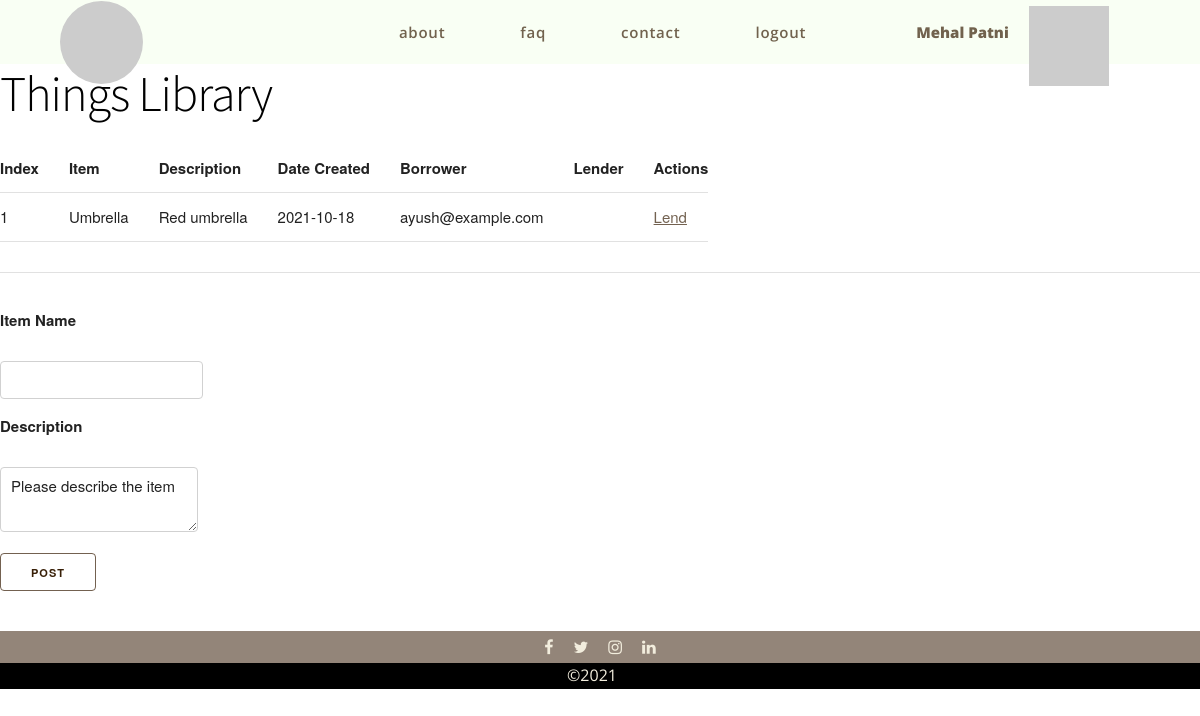
Before: /library/ (signed in) with the older database file.
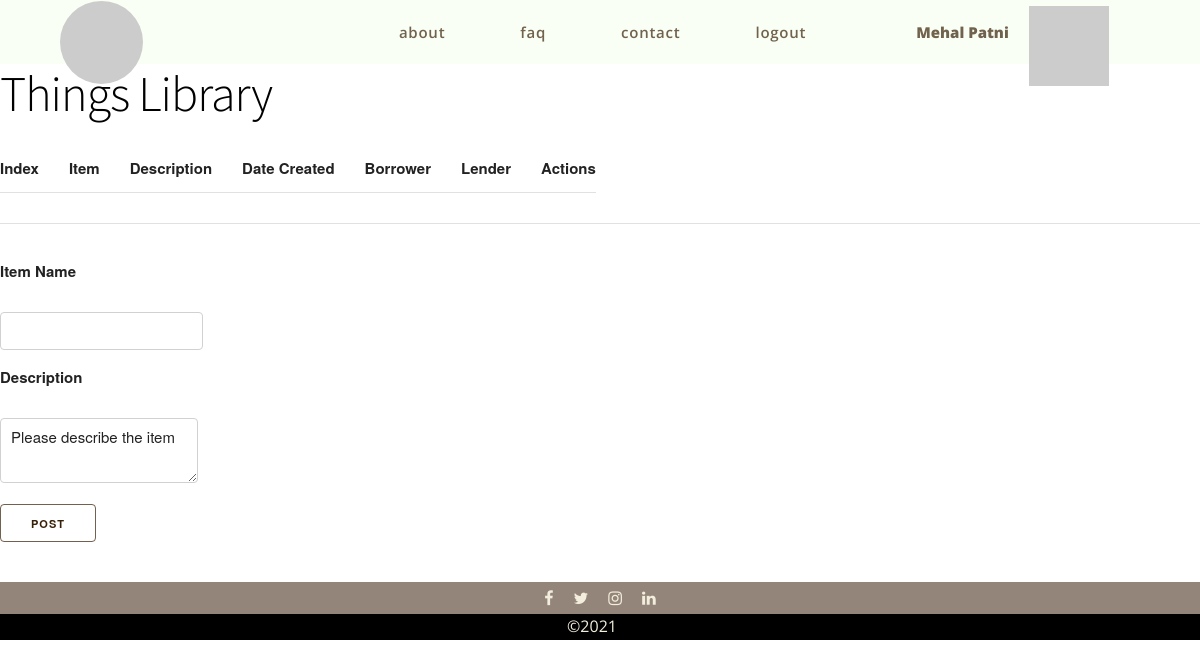
After: the same page with the newer database file.
### suslab/users/models.py (models this page shows)
class User(db.Model, UserMixin):
    __tablename__ = 'users'
    id = db.Column(db.Integer, primary_key=True)
    email = db.Column(db.String(128), unique=True)
    password = db.Column(db.String(32))
    name = db.Column(db.String(64))
    active = db.Column(db.Boolean())
    confirmed_at = db.Column(db.DateTime())
    roles = db.relationship('Role', secondary=roles_users,
                            backref=db.backref('users', lazy='dynamic'))

class ProductBase(db.Model):
    __abstract__ = True
    id = db.Column(db.Integer, primary_key=True)
    date_created = db.Column(db.DateTime, default=db.func.current_timestamp())
    date_modified = db.Column(db.DateTime, default=db.func.current_timestamp(),
                              onupdate=db.func.current_timestamp())

class Product(ProductBase):
    __tablename__ = 'products'
    name = db.Column(db.String(128), nullable=False)
    description = db.Column(db.String(512), nullable=False)
    borrower_id = db.Column(db.Integer, db.ForeignKey('borrowers.id'))
    lender_id = db.Column(db.Integer, db.ForeignKey('lenders.id'))

### suslab/library/controllers.py (the view, shortened to what this page needs)
@library.route('/', methods=['GET', 'POST'])
def index():
    Product, Borrower, _, db = _db_conn()
    form = ProductForm()
    items = Product.query.order_by(Product.date_created).all()
    return render_template('library/index.html', items=items)

### suslab/library/forms.py
class ProductForm(FlaskForm):
    item = StringField('Item Name', validators=[
                        InputRequired(message='You must provide an item name'),
                        Length(min=1, max=128, message='Length wrong'),
                      ])
    description = TextAreaField('Description',
                                validators=[
                                    InputRequired(
                                        message='You must provide an item description'
                                    ),
                                    Length(min=1, max=128, message='Length wrong')
                                ])

### suslab/__init__.py (called while the page is built)
@app.context_processor
def utility_processor():
    def user_avatar(user_name, category='croodles-neutral'):
        user_name_clean = '-'.join(user_name.split())
        return f'https://avatars.dicebear.com/api/{category}/{user_name_clean}.svg'
    return dict(user_avatar=user_avatar)

### suslab/library/controllers.py (called while the page is built)
def _db_conn():
    from suslab.users.models import Product, Borrower, Lender
    from suslab import db
    return Product, Borrower, Lender, db

### suslab/templates/library/index.html (shortened to what this page needs)
{% extends './base.html' %}
{% block body %}
<h1>Things Library</h1>
<table class="center">
    <tr>
        <th>Index</th>
        <th>Item</th>
        <th>Description</th>
        <th>Date Created</th>
        <th>Borrower</th>
        <th>Lender</th>
        <th>Actions</th>
    </tr>
    {% for item in items %}
        <tr>
            <td>{{ item.id }}</td>
            <td>{{ item.name }}</td>
            <td>{{ item.description }}</td>
            <td>{{ item.date_created.date() }}</td>
            <td>{{ item.borrower.user.email }}</td>
            <td>{%if item.lender %}{{ item.lender.user.email }}{% endif %}</td>
            <td>
                <a href="/library/lend/{{item.id}}">Lend</a>
            </td>
        </tr>
    {% endfor %}
</table>
<hr></hr>
{% if current_user.is_authenticated %}
    <div>
        <form action="/library/" method="POST">
            <label for="item">Item Name</label><br>
            <input type="text" name="item" id="item"><br>
            <label for="description">Description</label><br>
            <textarea name="description" id="description">Please describe the item</textarea><br>
            <input type="submit" value="Post">
        </form>
    </div>
{% endif %}
{% endblock %}

### suslab/templates/base.html (shortened to what this page needs)
<!doctype html>
<html class="no-js" lang="">
<head>
  <link rel="stylesheet" href="https://cdnjs.cloudflare.com/ajax/libs/font-awesome/4.7.0/css/font-awesome.min.css">
  <link rel="stylesheet" href="{{ url_for('static', filename='css/normalize.css') }}">
  <link rel="stylesheet" href="{{ url_for('static', filename='css/skeleton.css') }}">
  <link rel="stylesheet" href="{{ url_for('static', filename='css/base.css') }}">
</head>
<body>
  <nav class="navbar">
    <div class="home" id="home">
      <a href="/" class="logo">
        <img class="logo" id="logo" src="https://picsum.photos/200">
      </a>
    </div>
    <div class="nav-group flex-horizontal">
      {% if current_user.is_authenticated %}
      <div class="user-info flex-horizontal" id="user-info">
        <span class="username flex-text-item">{{ current_user.name }}</span>
        <div class="user-image" id="user-image"><img src={{ user_avatar(current_user.name|lower) }}></div>
      </div>
      {% endif %}
      <ul class="nav-group-list flex-group-list">
        <li class="nav-item flex-text-item"><a class="nav-item-link">about</a></li>
        <li class="nav-item flex-text-item"><a class="nav-item-link">faq</a></li>
        <li class="nav-item flex-text-item"><a class="nav-item-link" href="/contact">contact</a></li>
        {% if current_user.is_authenticated %}
        <li class="nav-item flex-text-item"><a href="/logout"class="nav-item-link">logout</a></li>
      </ul>
    </div>
        {% else %}
          <li class="nav-item flex-text-item"><a href="/login" class="nav-item-link">login</a></li>
          <li class="nav-item flex-text-item"><a href="/register" class="nav-item-link">signup</a></li>
          {% endif %}
  </nav>
  <div class="spacer"></div>
  {% block body %}{% endblock %}
  <section class="social-media flex-horizontal">
      <div class="social-media-icon facebook">
        <a href="https://www.facebook.com/suscom.apu" target="_blank" rel="noopener noreferrer" class="fa fa-facebook"></a>
      </div>
      <div class="social-media-icon twitter">
        <a href="https://twitter.com/ApuSuscom" target="_blank" rel="noopener noreferrer" class="fa fa-twitter"></a>
      </div>
      <div class="social-media-icon instagram">
        <a href="https://www.instagram.com/suscom_apu" target="_blank" rel="noopener noreferrer" class="fa fa-instagram"></a>
      </div>
      <div class="social-media-icon linkedin">
        <a href="https://www.linkedin.com/in/suscom-apu-511904211" target="_blank" rel="noopener noreferrer" class="fa fa-linkedin"></a>
      </div>
  </section>
  <footer>
    <ul class="flex-horizontal flex-group-list">
      <li class="footer-item flex-text-item">&#169;2021</li>
    </ul>
  </footer>
</body>
</html>

### suslab/static/css/skeleton.css (style rules this page uses)
:root { --colour-primary: rgba(236, 255, 220, 0.33); --colour-accent: rgba(120, 103, 88, 0.8); --colour-dark: rgba(56, 31, 7, 0.7); --colour-primary-opaque: rgba(236, 255, 220, 1); --colour-accent-opaque: rgba(120, 103, 88, 1); --colour-dark-opaque: rgba(56, 31, 7, 1); --colour-white: rgb(242, 237, 221); --colour-black: black; --colour-transparent: rgba(255, 255, 255, 0.16); --colour-warn: red; --ff-accent: 'Open Sans', sans-serif; --ff-sans: 'Source Sans Pro', sans-serif; --nav-height: 8vh; --section-height-primary: 100vh; --section-height-reduced: 55vh; --section-height-strip: 4vh; }
html { font-size: 62.5%; }
body { font-size: 1.5em; line-height: 1.6; font-weight: 400; font-family: "Raleway", "HelveticaNeue", "Helvetica Neue", Helvetica, Arial, sans-serif; color: #222; }
h1, h2, h3, h4, h5, h6 { margin-top: 0; margin-bottom: 2rem; font-weight: 300; }
h1 { font-size: 4.0rem; line-height: 1.2; letter-spacing: -.1rem; }
@media (min-width: 550px) { h1 { font-size: 5.0rem; } }
a { color: var(--colour-dark); }
a:not(.button, .button-primary):is(:hover, :focus) { color: var(--colour-dark-opaque); }
.button, button, input[type="submit"], input[type="reset"], input[type="button"] { display: inline-block; height: 38px; padding: 0 30px; color: var(--colour-dark-opaque); text-align: center; font-size: 11px; font-weight: 600; line-height: 38px; letter-spacing: .1rem; text-transform: uppercase; text-decoration: none; white-space: nowrap; background-color: transparent; border-radius: 4px; border: 1px solid var(--colour-dark); cursor: pointer; box-sizing: border-box; }
input[type="email"], input[type="number"], input[type="search"], input[type="text"], input[type="tel"], input[type="url"], input[type="password"], textarea, select { height: 38px; padding: 6px 10px; background-color: #fff; border: 1px solid #D1D1D1; border-radius: 4px; box-shadow: none; box-sizing: border-box; }
input[type="email"], input[type="number"], input[type="search"], input[type="text"], input[type="tel"], input[type="url"], input[type="password"], textarea { -webkit-appearance: none; -moz-appearance: none; appearance: none; }
textarea { min-height: 65px; padding-top: 6px; padding-bottom: 6px; }
label, legend { display: block; margin-bottom: .5rem; font-weight: 600; }
ul { list-style: circle inside; }
ol, ul { padding-left: 0; margin-top: 0; }
li { margin-bottom: 1rem; }
th, td { padding: 12px 15px; text-align: left; border-bottom: 1px solid #E1E1E1; }
th:first-child, td:first-child { padding-left: 0; }
th:last-child, td:last-child { padding-right: 0; }
input, textarea, select, fieldset { margin-bottom: 1.5rem; }
pre, blockquote, dl, figure, table, p, ul, ol, form { margin-bottom: 2.5rem; }
hr { margin-top: 3rem; margin-bottom: 3.5rem; border-width: 0; border-top: 1px solid #E1E1E1; }

Changed rows visible on the page:
removed Product: id "1", name "Umbrella", description "Red umbrella", date_created "2021-10-18", borrower.user.email "ayush@example.com"
